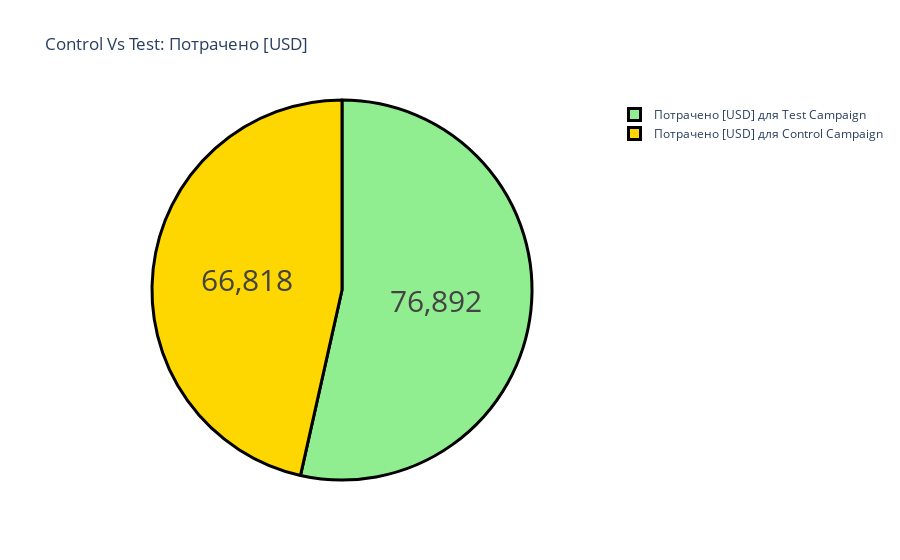

Notebook source saved alongside this figure:
### Code cell
label = ["Потрачено [USD] для Control Campaign", 
         "Потрачено [USD] для Test Campaign"]
counts = [sum(control["Потрачено [USD]"]), 
          sum(test["Потрачено [USD]"])]
colors = ['gold','lightgreen']
fig = go.Figure(data=[go.Pie(labels=label, values=counts)])
fig.update_layout(title_text='Control Vs Test: Потрачено [USD]')
fig.update_traces(hoverinfo='label+percent', textinfo='value', 
                  textfont_size=30,
                  marker=dict(colors=colors, 
                              line=dict(color='black', width=3)))
fig.show()

### Figure 1 — Plotly figure (JSON) as saved in the notebook; plotly's stock layout.template omitted (floating-point values rounded to 4 significant figures)
{"data": [{"hoverinfo": "label+percent", "labels": ["Потрачено [USD] для Control Campaign", "Потрачено [USD] для Test Campaign"], "marker": {"colors": ["gold", "lightgreen"], "line": {"color": "black", "width": 3}}, "textfont": {"size": 30}, "textinfo": "value", "type": "pie", "values": [66818, 76892]}], "layout": {"title": {"text": "Control Vs Test: Потрачено [USD]"}}}
